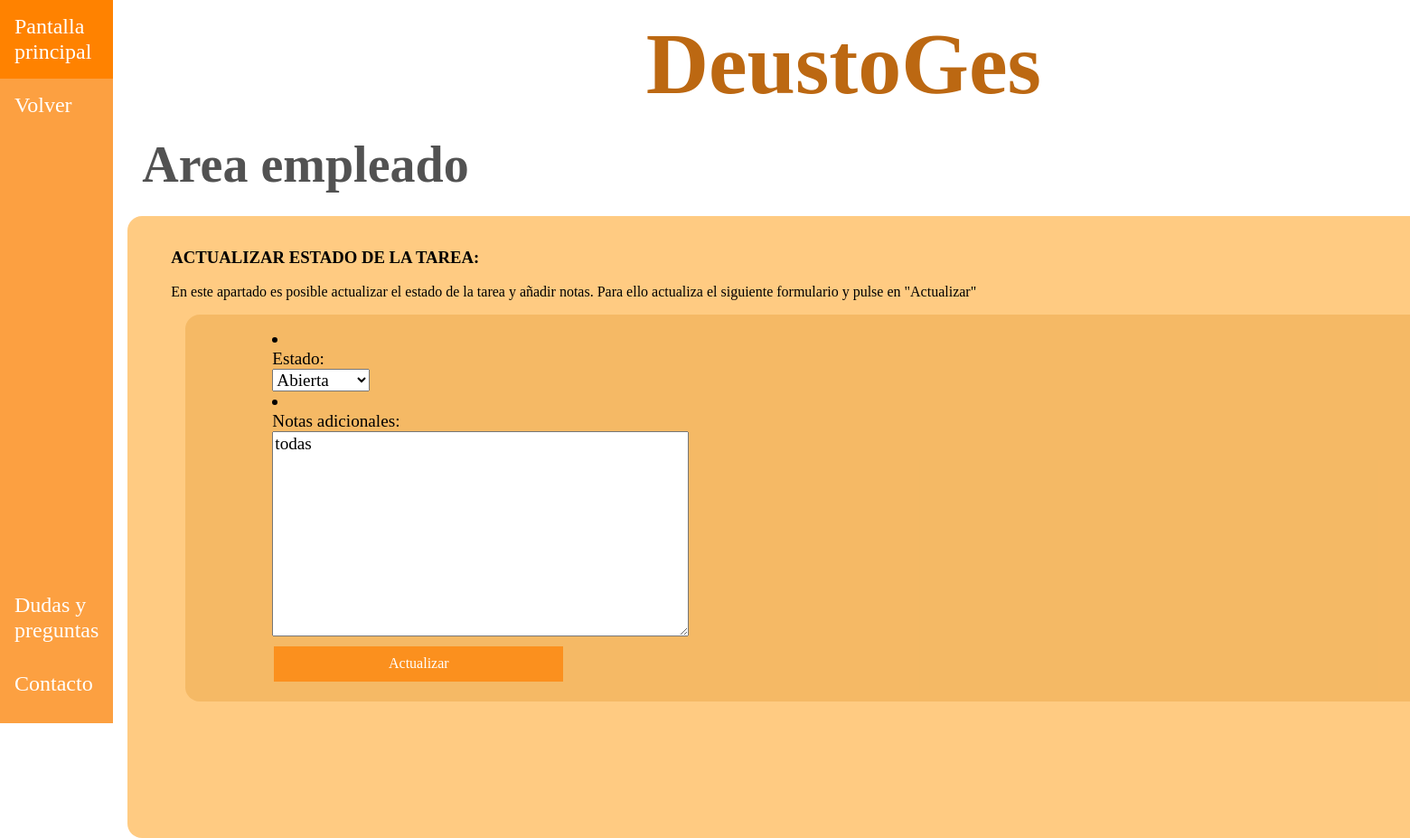
Before: /appDeustoGes/empleados/14/tareas/4/update with the older database file.
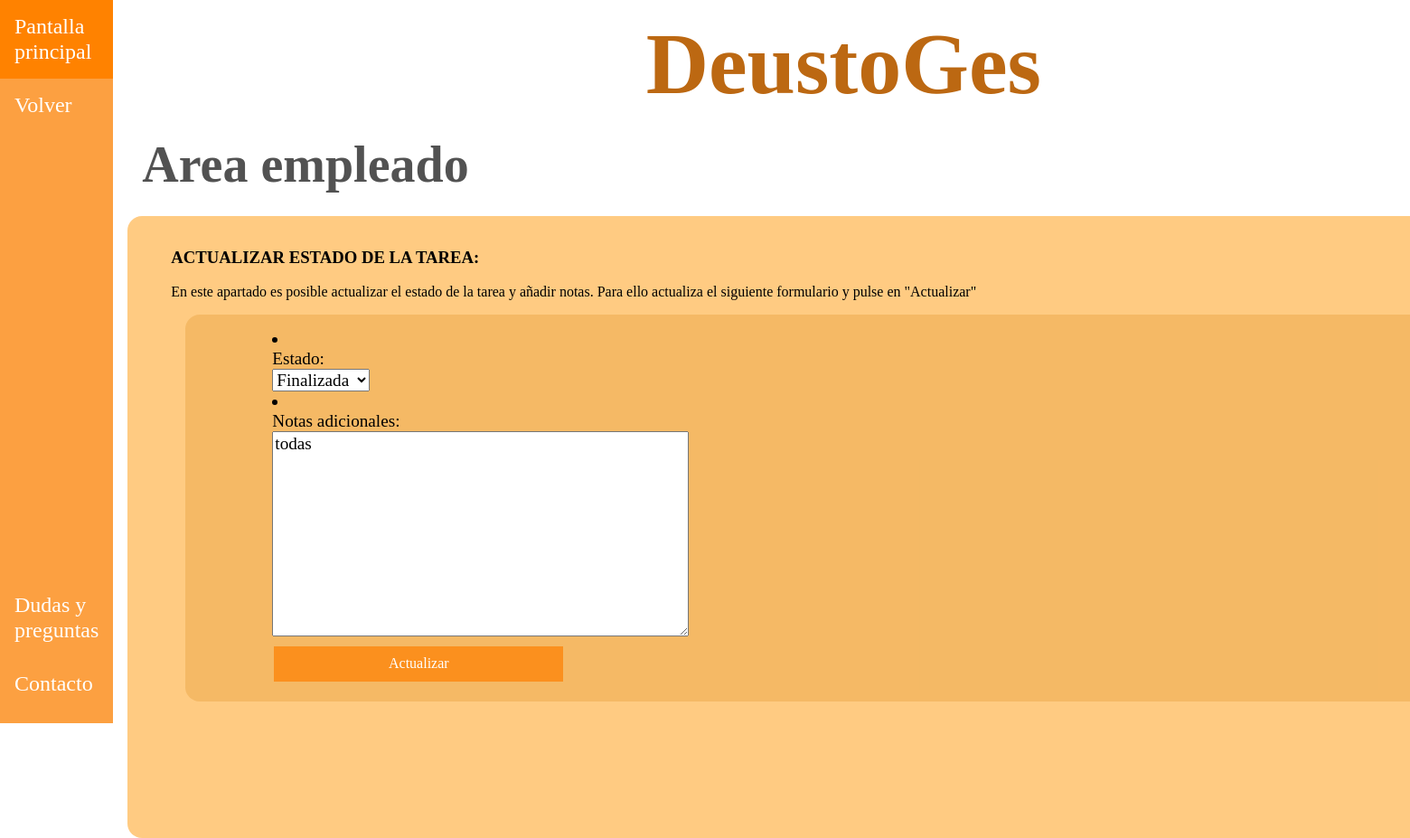
After: the same page with the newer database file.
### appDeustoGes/models.py (models this page shows, shortened)
class Tarea(models.Model):
    nombre = models.CharField(max_length=15)
    descripcion = models.TextField()
    fecha_inicio = models.DateField()
    fecha_fin = models.DateField()
    prioridad = models.CharField(max_length=10, choices=(('alta', 'Alta'), ('media', 'Media'), ('baja', 'Baja')))
    estado = models.CharField(max_length=20, choices=(
        ('abierta', 'Abierta'), ('asignada', 'Asignada'), ('en_proceso', 'En proceso'), ('finalizada', 'Finalizada')))
    notas_adicionales = models.TextField()
    empleado = models.ForeignKey(Empleado, on_delete=models.CASCADE)
    created = models.DateTimeField(auto_now_add=True,blank=True, null=True)
    updated = models.DateTimeField(auto_now=True,blank=True, null=True)
    class Meta:
        verbose_name = 'tarea'
        verbose_name_plural = 'tareas'

### appDeustoGes/views.py (the view, shortened to what this page needs)
# urls.py: path('/empleados/<int:id_empleado>/tareas/<int:id_tarea>/update', TareaUpdateView.as_view(), name="tarea_update"),
class TareaUpdateView(UpdateView):
    model = Tarea
    def get(self, request, id_empleado, id_tarea):
        tarea = get_object_or_404(Tarea, id=id_tarea)
        empleado = get_object_or_404(Empleado, id=id_empleado)
        formulario = TareaUpdateForm(instance=tarea)
        context = {
            'formulario': formulario,
            'empleado': empleado,
            'tarea': tarea
        }
        return render(request, 'appDeustoGes/tarea_update.html', context)

### appDeustoGes/forms.py
class TareaUpdateForm(forms.ModelForm):
    class Meta:
        model = Tarea
        fields = ['estado', 'notas_adicionales']

### templates/appDeustoGes/tarea_update.html (shortened to what this page needs)
{% extends "base.html" %}
{% block css %}
    <link rel="stylesheet" href="/../static/css/normalize.css">
    <link rel="stylesheet" href="/../static/css/style.css">
{% endblock %}
{% block nav_header %}
    <nav class="barra-lateral">
        <ul class="listado-barra-lateral">
            <div>
                <li><a href="{% url 'pantalla_empleado' empleado.id %}">Pantalla principal</a></li>
                <li><a href="{% url 'tarea_detail' empleado.id tarea.id %}">Volver</a></li>
            </div>
            <div>
                <li><a href="">Dudas y preguntas</a></li>
                <li><a href="">Contacto</a></li>
                <li><a href="{% url 'login' %}">Salir</a></li>
            </div>
        </ul>
    </nav>
{% endblock %}
{% block main_contenido %}
<h2>Area empleado</h2>
<div class="contenido">
    <div class="introduccion">
        <h3>ACTUALIZAR ESTADO DE LA TAREA:</h3>
        <p>En este apartado es posible actualizar el estado de la tarea y añadir notas.
            Para ello actualiza el siguiente formulario y pulse en "Actualizar"</p>
        <div class="contenido_interno">
            <form class="formulario" action="{% url 'tarea_update'  empleado.id tarea.id %}" method="post">
                {{ formulario.as_ul }}
                <input type="submit" class="añadir-button" value="Actualizar"/>
            </form>
        </div>
    </div>
</div>
{% endblock %}

Changed rows visible on the page:
changed Tarea "todas": estado "Abierta" → "Finalizada"
